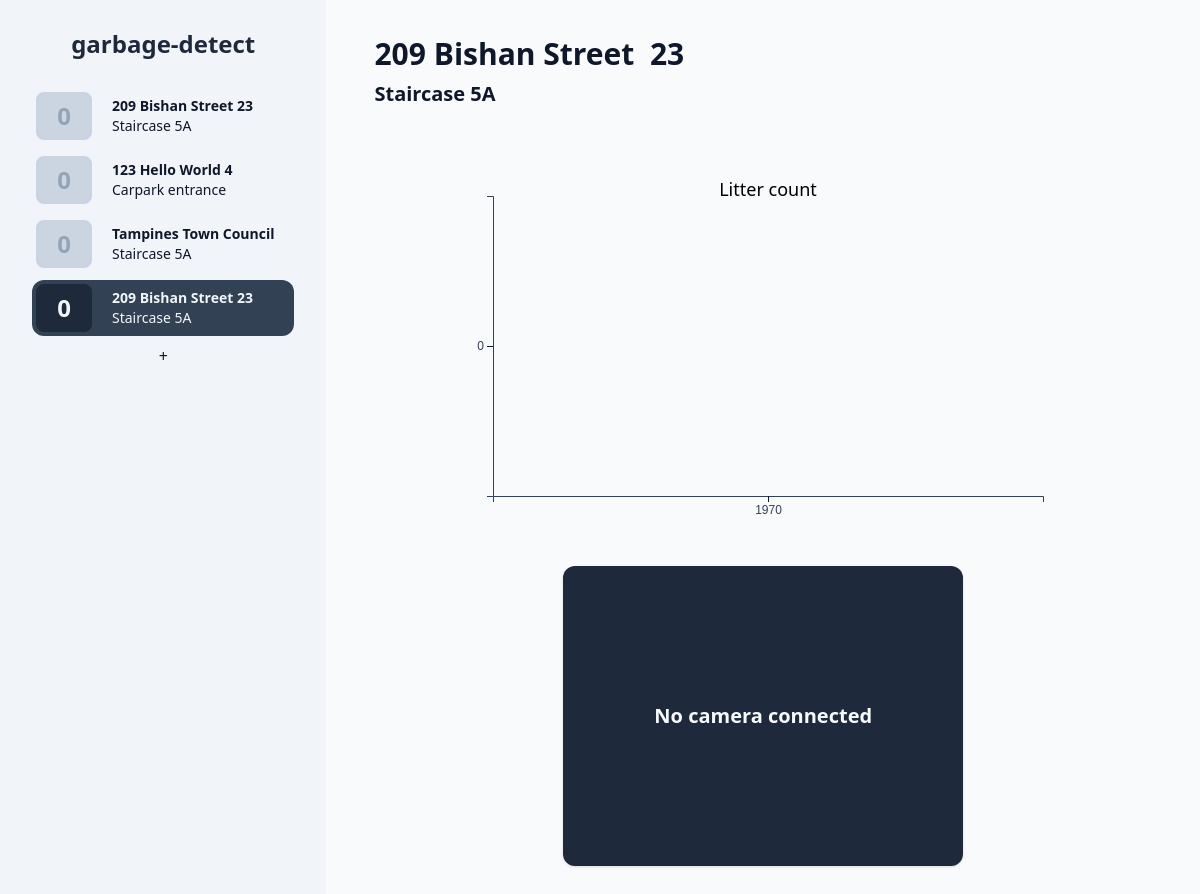
Screenshot of /b/f56732 with the database file from the repository.
### tables this page shows
CREATE TABLE info (id, img_path, address, location, cam_expiry);

### app.py (the view)
@app.route('/b/<id>', methods=['GET', 'POST', 'PUT'])
def garbage_stats(id):
    if request.method == 'GET':
        litter_data = (db.get_time_stamps(id), db.get_litter_counts(id))
        for i in db.fetch_bins():
            if i['id'] == id:
                target = i
                break
        return render_template('garbage-stats.html', bins=db.fetch_bins(), target=target, litter_data=litter_data)
    elif request.method == 'POST':
        print(request.form)
        return ''
    else:
        field, value = request.json['field'], f'"{request.json["value"]}"'
        db.update_bin(id, field, value)
        return ''

### db.py (called while the page is built)
def get_columns(table: str) -> list:
    return [i[1] for i in sql(f'PRAGMA table_info({table})').fetchall()]

def get_litter_counts(id):
    return [i[0] for i in sql(f'SELECT litter_count FROM bin{id}').fetchall()]

def get_property(id: str, property: str):
    return sql(f'SELECT {property} FROM info WHERE id="{id}"').fetchone()[0]

def get_time_stamps(id):
    return [i[0] for i in sql(f'SELECT time FROM bin{id}').fetchall()]

def fetch_bins():
    bins = [
        {
            prop: get_property(i, prop) for prop in get_columns('info')
        }
        for (i,) in sql('SELECT id FROM info').fetchall()
    ]
    for i in bins:
        i['cam_connected'] = time() < i['cam_expiry']
        i['latest_litter_count'] = sql(
            f'SELECT litter_count FROM bin{i["id"]} ORDER BY time DESC'
        ).fetchone()[0]
    return bins

### templates/garbage-stats.html (shortened to what this page needs)
{% extends 'base.html' %}
{% block stats %}
<input type="text" class="block bg-transparent hover:bg-slate-200 focus:bg-transparent
    text-3xl font-bold rounded-md focus-visible:ring-2 focus-visible:ring-slate-300
    focus-visible:rounded focus-visible:outline-none px-2 py-1" value="{{target.address}}" placeholder="Address"
    onfocusout="saveContent(this, 'address')" data-prev-value="{{target.address}}">
<input type="text" class="block bg-transparent hover:bg-slate-200 focus:bg-transparent
    text-xl font-semibold rounded-md focus-visible:ring-2 focus-visible:ring-slate-300
    focus-visible:rounded focus-visible:outline-none px-2 py-1" value="{{target.location}}" placeholder="Location"
    onfocusout="saveContent(this, 'location')" data-prev-value="{{target.location}}">
<div class="flex justify-center items-center flex-wrap gap-x-6 gap-y-10 w-auto mt-16">
    <div id="graph" class="flex flex-grow justify-center items-center"></div>
    <div class="flex flex-col justify-center text-center w-[400px]
    h-[300px] bg-slate-800 shadow rounded-xl overflow-hidden">
        {% if target.cam_connected %}
        <img id="photo" src="{{ url_for('static', filename=target.img_path) }}"
            alt="Garbage bin at {{ target.address }}, {{ target.location }}">
        {% else %}
        <div class="text-slate-50 text-xl font-bold">No camera connected</div>
        {% endif %}
    </div>
</div>
{% endblock %}

### templates/base.html (shortened to what this page needs)
<!DOCTYPE html>
<html lang="en" class="h-full">
<head>
    <link href="{{ url_for('static', filename='generated-styles.css') }}" rel="stylesheet">
</head>
<body class="h-full flex bg-slate-50 text-slate-900">
    <nav id="binNav"
        class="flex flex-col items-stretch gap-2 overflow-y-scroll bg-slate-100 py-2 px-8 h-screen min-w-max">
        <a href="/">
            <h1 class="text-2xl font-extrabold text-slate-800 w-full text-center my-5">garbage-detect</h1>
        </a>
        {% for bin in bins %}
        <a class="rounded-xl leading-5 duration-200 flex items-center min-h-[3.5rem]
        {% if target.id == bin.id %}
        bg-slate-700 text-slate-100
        {% else %}
        hover:bg-slate-200
        {% endif %}" href="/b/{{bin.id}}">
            <div class="text-2xl font-semibold w-14 ml-1 h-[calc(100%-0.5rem)]
            flex items-center justify-center rounded-lg group overflow-hidden
            {% if target.id == bin.id %} bg-slate-800 text-slate-100
            {% else %} bg-slate-300 text-slate-400 {% endif %}">
                <span class="group-hover:hidden">{{ bin.latest_litter_count }}</span>
            </div>
            <div class="px-5 py-2 text-sm">
                <div class="font-bold">{{ bin.address }}</div>
                <div class="font-normal">{{ bin.location }}</div>
            </div>
        </a>
        {% endfor %}
        <a href="/newbin" class="text-center">+</a>
    </nav>
    <main class="py-8 px-10 h-full flex-grow overflow-y-scroll">
        {% block stats %}{% endblock %}
    </main>
</body>
</html>

### static/generated-styles.css (style rules this page uses)
*,:after,:before { box-sizing:border-box;border:0 solid }
:after,:before { --tw-content:"" }
html { line-height:1.5;-webkit-text-size-adjust:100%;-moz-tab-size:4;-o-tab-size:4;tab-size:4;font-family:ui-sans-serif,system-ui,-apple-system,BlinkMacSystemFont,Segoe UI,Roboto,Helvetica Neue,Arial,Noto Sans,sans-serif,Apple Color Emoji,Segoe UI Emoji,Segoe UI Symbol,Noto Color Emoji }
body { margin:0;line-height:inherit }
h1,h2,h3,h4,h5,h6 { font-size:inherit;font-weight:inherit }
a { color:inherit;text-decoration:inherit }
button,input,optgroup,select,textarea { font-family:inherit;font-size:100%;line-height:inherit;color:inherit;margin:0;padding:0 }
blockquote,dd,dl,figure,h1,h2,h3,h4,h5,h6,hr,p,pre { margin:0 }
input::placeholder,textarea::placeholder { opacity:1;color:#9ca3af }
.shadow { --tw-ring-offset-shadow:0 0 #0000;--tw-ring-shadow:0 0 #0000;--tw-shadow:0 0 #0000;--tw-shadow-colored:0 0 #0000 }
.focus-visible\:ring-1,.focus-visible\:ring-2,.focus\:ring-2,.ring { --tw-ring-inset:var(--tw-empty, );--tw-ring-offset-width:0px;--tw-ring-offset-color:#fff;--tw-ring-color:rgba(59,130,246,.5);--tw-ring-offset-shadow:0 0 #0000;--tw-ring-shadow:0 0 #0000;--tw-shadow:0 0 #0000;--tw-shadow-colored:0 0 #0000 }
.my-5 { margin-top:1.25rem;margin-bottom:1.25rem }
.ml-1 { margin-left:.25rem }
.mt-16 { margin-top:4rem }
.block { display:block }
.flex { display:flex }
.h-full { height:100% }
.h-screen { height:100vh }
.h-\[calc\(100\%-0\.5rem\)\] { height:calc(100% - .5rem) }
.h-\[300px\] { height:300px }
.min-h-\[3\.5rem\] { min-height:3.5rem }
.w-full { width:100% }
.w-auto { width:auto }
.w-\[400px\] { width:400px }
.w-14 { width:3.5rem }
.min-w-max { min-width:-webkit-max-content;min-width:-moz-max-content;min-width:max-content }
.flex-grow { flex-grow:1 }
.flex-col { flex-direction:column }
.flex-wrap { flex-wrap:wrap }
.items-center { align-items:center }
.items-stretch { align-items:stretch }
.justify-center { justify-content:center }
.gap-2 { gap:.5rem }
.gap-x-6 { -moz-column-gap:1.5rem;column-gap:1.5rem }
.gap-y-10 { row-gap:2.5rem }
.overflow-hidden { overflow:hidden }
.overflow-y-scroll { overflow-y:scroll }
.rounded-xl { border-radius:.75rem }
.rounded-lg { border-radius:.5rem }
.rounded-md { border-radius:.375rem }
.bg-slate-50 { --tw-bg-opacity:1;background-color:rgb(248 250 252/var(--tw-bg-opacity)) }
.bg-slate-100 { --tw-bg-opacity:1;background-color:rgb(241 245 249/var(--tw-bg-opacity)) }
.bg-slate-700 { --tw-bg-opacity:1;background-color:rgb(51 65 85/var(--tw-bg-opacity)) }
.bg-slate-800 { --tw-bg-opacity:1;background-color:rgb(30 41 59/var(--tw-bg-opacity)) }
.bg-slate-300 { --tw-bg-opacity:1;background-color:rgb(203 213 225/var(--tw-bg-opacity)) }
.bg-transparent { background-color:initial }
.py-2 { padding-top:.5rem;padding-bottom:.5rem }
.px-8 { padding-left:2rem;padding-right:2rem }
.px-5 { padding-left:1.25rem;padding-right:1.25rem }
.py-8 { padding-top:2rem;padding-bottom:2rem }
.px-10 { padding-left:2.5rem;padding-right:2.5rem }
.px-2 { padding-left:.5rem;padding-right:.5rem }
.py-1 { padding-top:.25rem;padding-bottom:.25rem }
.text-center { text-align:center }
.text-2xl { font-size:1.5rem;line-height:2rem }
.text-sm { font-size:.875rem;line-height:1.25rem }
.text-3xl { font-size:1.875rem;line-height:2.25rem }
.text-xl { font-size:1.25rem;line-height:1.75rem }
.font-extrabold { font-weight:800 }
.font-semibold { font-weight:600 }
.font-bold { font-weight:700 }
.font-normal { font-weight:400 }
.leading-5 { line-height:1.25rem }
.text-slate-900 { --tw-text-opacity:1;color:rgb(15 23 42/var(--tw-text-opacity)) }
.text-slate-800 { --tw-text-opacity:1;color:rgb(30 41 59/var(--tw-text-opacity)) }
.text-slate-100 { --tw-text-opacity:1;color:rgb(241 245 249/var(--tw-text-opacity)) }
.text-slate-400 { --tw-text-opacity:1;color:rgb(148 163 184/var(--tw-text-opacity)) }
.text-slate-50 { --tw-text-opacity:1;color:rgb(248 250 252/var(--tw-text-opacity)) }
.shadow { --tw-shadow:0 1px 3px 0 rgba(0,0,0,.1),0 1px 2px -1px rgba(0,0,0,.1);--tw-shadow-colored:0 1px 3px 0 var(--tw-shadow-color),0 1px 2px -1px var(--tw-shadow-color);box-shadow:var(--tw-ring-offset-shadow,0 0 #0000),var(--tw-ring-shadow,0 0 #0000),var(--tw-shadow) }
.duration-200 { transition-duration:.2s }
* { box-sizing:border-box }

### rows the page displays
info: address "209 Bishan Street 23", location "Staircase 5A"
info: address "123 Hello World 4", location "Carpark entrance"
info: address "Tampines Town Council", location "Staircase 5A"
info: address "209 Bishan Street 23", location "Staircase 5A", address "209 Bishan Street 23", location "Staircase 5A"

### other values shown
{{ bin.latest_litter_count }} "0" "0" "0" "0"
